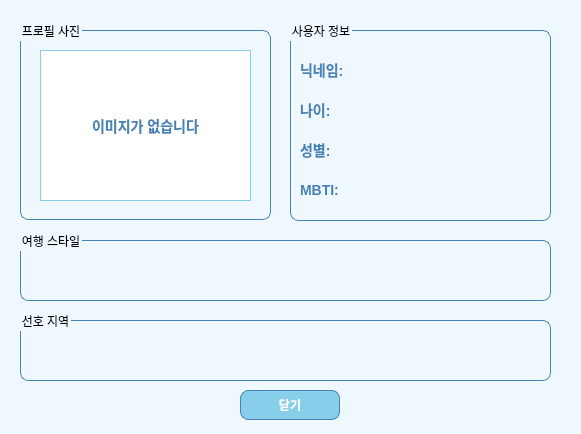
<?xml version="1.0" encoding="UTF-8"?>
<ui version="4.0">
 <class>ClientProfile</class>
 <widget class="QWidget" name="ClientProfile">
  <property name="geometry">
   <rect>
    <x>0</x>
    <y>0</y>
    <width>581</width>
    <height>434</height>
   </rect>
  </property>
  <property name="windowTitle">
   <string>프로필</string>
  </property>
  <property name="styleSheet">
   <string>
    QWidget {
        background-color: #f0f8ff;
        font-family: Arial, sans-serif;
    }
    QPushButton {
        background-color: #87ceeb;
        border: 1px solid #4682b4;
        border-radius: 8px;
        color: white;
        font-weight: bold;
        padding: 5px 10px;
    }
    QPushButton:hover {
        background-color: #4682b4;
    }
    QLabel {
        font-size: 14px;
        font-weight: bold;
        color: #4682b4;
    }
    QGroupBox {
        border: 1px solid #4682b4;
        border-radius: 8px;
        margin-top: 10px;
        padding: 10px;
    }
   </string>
  </property>
  <widget class="QGroupBox" name="profilePhotoBox">
   <property name="geometry">
    <rect>
     <x>20</x>
     <y>20</y>
     <width>251</width>
     <height>200</height>
    </rect>
   </property>
   <property name="title">
    <string>프로필 사진</string>
   </property>
   <widget class="QLabel" name="profilePhotoLabel">
    <property name="geometry">
     <rect>
      <x>20</x>
      <y>30</y>
      <width>211</width>
      <height>151</height>
     </rect>
    </property>
    <property name="styleSheet">
     <string>
      QLabel {
          border: 1px solid #87ceeb;
          background-color: #ffffff;
      }
     </string>
    </property>
    <property name="text">
     <string>이미지가 없습니다</string>
    </property>
    <property name="alignment">
     <set>Qt::AlignmentFlag::AlignCenter</set>
    </property>
   </widget>
  </widget>
  <widget class="QGroupBox" name="userInfoBox">
   <property name="geometry">
    <rect>
     <x>290</x>
     <y>20</y>
     <width>261</width>
     <height>201</height>
    </rect>
   </property>
   <property name="title">
    <string>사용자 정보</string>
   </property>
   <widget class="QLabel" name="nicknameLabel">
    <property name="geometry">
     <rect>
      <x>10</x>
      <y>40</y>
      <width>241</width>
      <height>20</height>
     </rect>
    </property>
    <property name="text">
     <string>닉네임:</string>
    </property>
   </widget>
   <widget class="QLabel" name="ageLabel">
    <property name="geometry">
     <rect>
      <x>10</x>
      <y>80</y>
      <width>241</width>
      <height>20</height>
     </rect>
    </property>
    <property name="text">
     <string>나이: </string>
    </property>
   </widget>
   <widget class="QLabel" name="genderLabel">
    <property name="geometry">
     <rect>
      <x>10</x>
      <y>120</y>
      <width>241</width>
      <height>20</height>
     </rect>
    </property>
    <property name="text">
     <string>성별:</string>
    </property>
   </widget>
   <widget class="QLabel" name="mbtiLabel">
    <property name="geometry">
     <rect>
      <x>10</x>
      <y>160</y>
      <width>241</width>
      <height>20</height>
     </rect>
    </property>
    <property name="text">
     <string>MBTI: </string>
    </property>
   </widget>
  </widget>
  <widget class="QPushButton" name="closeButton">
   <property name="geometry">
    <rect>
     <x>240</x>
     <y>390</y>
     <width>100</width>
     <height>30</height>
    </rect>
   </property>
   <property name="text">
    <string>닫기</string>
   </property>
  </widget>
  <widget class="QGroupBox" name="travelStyleBox">
   <property name="geometry">
    <rect>
     <x>20</x>
     <y>230</y>
     <width>531</width>
     <height>71</height>
    </rect>
   </property>
   <property name="title">
    <string>여행 스타일</string>
   </property>
   <widget class="QLabel" name="travelStyleLabel">
    <property name="geometry">
     <rect>
      <x>10</x>
      <y>40</y>
      <width>491</width>
      <height>21</height>
     </rect>
    </property>
    <property name="text">
     <string/>
    </property>
    <property name="alignment">
     <set>Qt::AlignmentFlag::AlignTop</set>
    </property>
   </widget>
  </widget>
  <widget class="QGroupBox" name="preferredDestinationsBox">
   <property name="geometry">
    <rect>
     <x>20</x>
     <y>310</y>
     <width>531</width>
     <height>71</height>
    </rect>
   </property>
   <property name="title">
    <string>선호 지역</string>
   </property>
   <widget class="QLabel" name="preferredDestinationsLabel">
    <property name="geometry">
     <rect>
      <x>10</x>
      <y>40</y>
      <width>491</width>
      <height>21</height>
     </rect>
    </property>
    <property name="text">
     <string/>
    </property>
    <property name="alignment">
     <set>Qt::AlignmentFlag::AlignTop</set>
    </property>
   </widget>
  </widget>
 </widget>
 <resources/>
 <connections/>
</ui>
